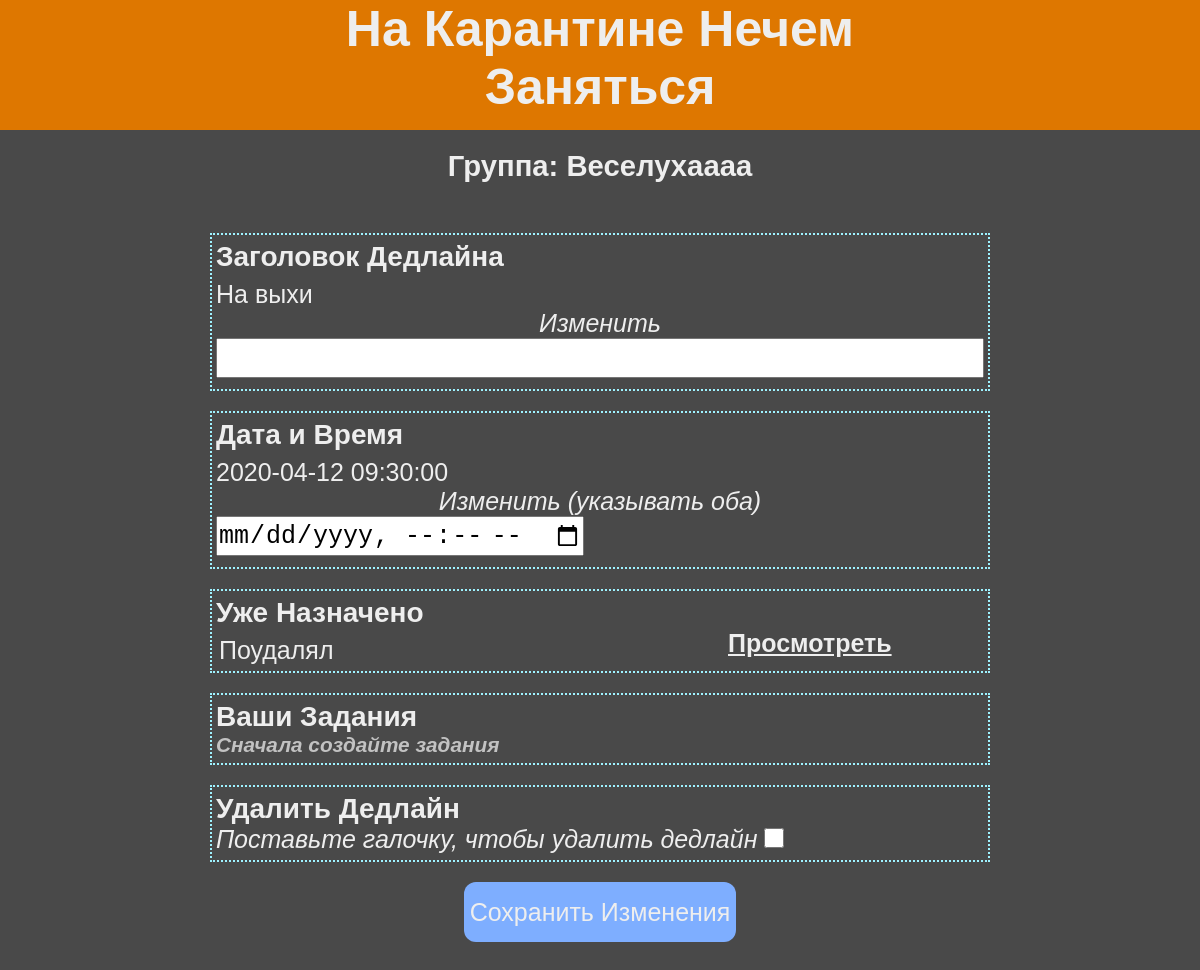
Page /deadline/5 on the earlier database version.
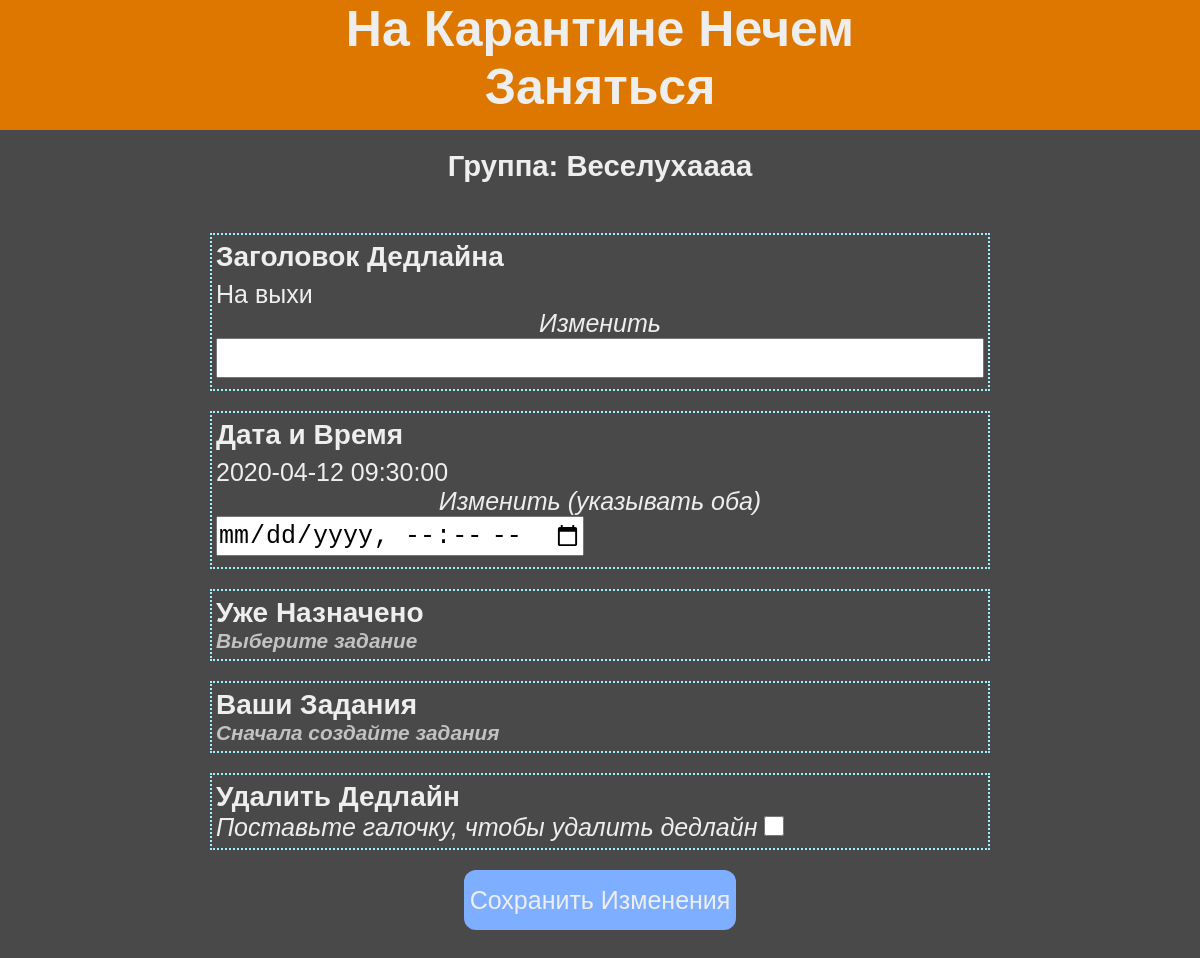
Same page on the later database version.
### data/task.py (models this page shows, shortened)
class Task(SqlAlchemyBase, SerializerMixin):
    __tablename__ = "tasks"
    id = sa.Column(sa.Integer,
                   primary_key=True,
                   autoincrement=True)
    name = sa.Column(sa.String, default="Задание Без Названия")
    created_time = sa.Column(sa.DateTime,
                             default=datetime.datetime.now)
    description = sa.Column(sa.String, default="""Описания нет :-( <br/>
                                                  Должно быть вы знаете, что делать""")
    user_id = sa.Column(sa.Integer, sa.ForeignKey("users.id"))
    deadlines = sa.orm.relationship("Deadline",
                                    backref="task",
                                    lazy="subquery")
    problems = sa.orm.relationship("Problem",
                                    backref="task",
                                    lazy="subquery")

### main.py (the view, shortened to what this page needs)
@app.route("/deadline/<int:id>", methods=["GET", "POST"])
def manage_deadline(id):
    if request.method == "GET":
        sql = db.create_session()
        deadline = sql.query(db.Deadline).get(id)
        dl_data = deadline.to_dict(only=("name", "time"))
        if deadline.task is not None:
            dl_data["task"] = deadline.task.to_dict(only=("name", "id"))
        g_data = deadline.group.to_dict(only=("name", ))
        sql.close()
        return render_template("manageDeadline.html", deadline=dl_data, group=g_data)

### data/db_session.py (called while the page is built)
def create_session() -> Session:
    global __factory
    return __factory()

### templates/manageDeadline.html (shortened to what this page needs)
{% extends "j2/base.j2" %}
{% block head %}
	<link rel="stylesheet" type="text/css" href="/static/css/taskNgroup.css">
	<link rel="stylesheet" type="text/css" href="/static/css/manageDeadline.css">
{% endblock %}
{% block body_content %}
	<form class="baseForm" method="post">
			<div class="container">
				<div class="beginPage">
					<h3>Группа: {{ group['name'] }}</h3>
				</div>
				<div class="item">
					<label class="itemTitle">Заголовок Дедлайна</label>
					<label class="current">{{ deadline["name"] }}</label>
					<label class="edit">Изменить</label>
					<input class="fieldInput" type="text" name="name">
				</div>
				<div class="item">
					<label class="itemTitle">Дата и Время</label>
					<label class="current">{{ deadline["time"] }}</label>
					<label class="edit">Изменить (указывать оба)</label>
					<input class="fieldInput" type="datetime-local" name="time" id="time">
				</div>
				<div class="item">
					<label class="itemTitle">Уже Назначено</label>
					{% set task = deadline.get('task') %}
					{% if task is not none %}
						<div class="existField" id="assigned">
							<label class="current">{{ task['name'] }}</label>
							<a href="/correct/{{ task.id }}">Просмотреть</a>
						</div>
					{% else %}
						<h5 class="listEmpty">Выберите задание</h5>
					{% endif %}
				</div>
				<div class="item">
					<label class="itemTitle">Ваши Задания</label>
					{% if current_user.tasks|length != 0 %}
						{% for task in current_user.tasks %}
							<div class="existField" id="tasks">
								<label class="current">{{ task.name }}</label>
								<a href="/correct/{{ task.id }}">Просмотреть</a>
								<div class="checkcont">
									<label class="edit">Назначить</label>
									<input class="checkBox" type="checkbox" name="at{{ task.id }}">
								</div>
							</div>
						{% endfor %}
					{% else %}
						<h5 class="listEmpty">Сначала создайте задания</h5>
					{% endif %}
				</div>
				<div class="item">
					<label class="itemTitle">Удалить Дедлайн</label>
					<div>
						<label class="edit">Поставьте галочку, чтобы удалить дедлайн</label>
						<input class="checkBox" type="checkbox" name="delete">
					</div>
				</div>
				<button class="submitBtn">Сохранить Изменения</button>
			</div>
	</form>
{% endblock %}

Differences in the rows shown:
removed Task: name "Поудалял"
Other differences:
text no longer shown: "Просмотреть"
text now shown: "Выберите задание"
